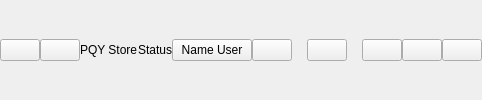
     <widget class="QWidget" name="title_bar" native="true">
      <property name="minimumSize">
       <size>
        <width>0</width>
        <height>40</height>
       </size>
      </property>
      <layout class="QHBoxLayout" name="horizontalLayout">
       <property name="spacing">
        <number>0</number>
       </property>
       <property name="leftMargin">
        <number>0</number>
       </property>
       <property name="topMargin">
        <number>0</number>
       </property>
       <property name="rightMargin">
        <number>0</number>
       </property>
       <property name="bottomMargin">
        <number>0</number>
       </property>
       <item alignment="Qt::AlignLeft|Qt::AlignVCenter">
        <widget class="QWidget" name="logo" native="true">
         <property name="toolTip">
          <string>Built &amp; developed by PQY Team</string>
         </property>
         <layout class="QHBoxLayout" name="horizontalLayout_3">
          <property name="spacing">
           <number>0</number>
          </property>
          <property name="leftMargin">
           <number>0</number>
          </property>
          <property name="topMargin">
           <number>0</number>
          </property>
          <property name="rightMargin">
           <number>0</number>
          </property>
          <property name="bottomMargin">
           <number>0</number>
          </property>
          <item>
           <widget class="QPushButton" name="left_menu_btn">
            <property name="minimumSize">
             <size>
              <width>40</width>
              <height>0</height>
             </size>
            </property>
            <property name="toolTip">
             <string>Menu</string>
            </property>
            <property name="text">
             <string/>
            </property>
            <property name="icon">
             <iconset>
              <normaloff>../icons/menu-white.svg</normaloff>../icons/menu-white.svg</iconset>
            </property>
            <property name="iconSize">
             <size>
              <width>30</width>
              <height>30</height>
             </size>
            </property>
            <property name="shortcut">
             <string>Ctrl+Tab</string>
            </property>
           </widget>
          </item>
          <item alignment="Qt::AlignLeft|Qt::AlignVCenter">
           <widget class="QPushButton" name="logo_app">
            <property name="text">
             <string/>
            </property>
            <property name="icon">
             <iconset>
              <normaloff>../Image/OLD/0a890a8477d7b889e1c6.jpg</normaloff>../Image/OLD/0a890a8477d7b889e1c6.jpg</iconset>
            </property>
            <property name="iconSize">
             <size>
              <width>32</width>
              <height>32</height>
             </size>
            </property>
           </widget>
          </item>
          <item alignment="Qt::AlignLeft|Qt::AlignVCenter">
           <widget class="QLabel" name="name_app">
            <property name="text">
             <string>PQY Store</string>
            </property>
           </widget>
          </item>
         </layout>
         <zorder>logo_app</zorder>
         <zorder>name_app</zorder>
         <zorder>left_menu_btn</zorder>
        </widget>
       </item>
       <item alignment="Qt::AlignVCenter">
        <widget class="QWidget" name="widget_status" native="true">
         <property name="sizePolicy">
          <sizepolicy hsizetype="Expanding" vsizetype="Preferred">
           <horstretch>0</horstretch>
           <verstretch>0</verstretch>
          </sizepolicy>
         </property>
         <layout class="QVBoxLayout" name="verticalLayout_2">
          <property name="spacing">
           <number>0</number>
          </property>
          <property name="leftMargin">
           <number>0</number>
          </property>
          <property name="topMargin">
           <number>0</number>
          </property>
          <property name="rightMargin">
           <number>0</number>
          </property>
          <property name="bottomMargin">
           <number>0</number>
          </property>
          <item>
           <widget class="QLabel" name="status_title">
            <property name="sizePolicy">
             <sizepolicy hsizetype="Preferred" vsizetype="Preferred">
              <horstretch>0</horstretch>
              <verstretch>0</verstretch>
             </sizepolicy>
            </property>
            <property name="text">
             <string>Status</string>
            </property>
            <property name="alignment">
             <set>Qt::AlignCenter</set>
            </property>
           </widget>
          </item>
         </layout>
        </widget>
       </item>
       <item alignment="Qt::AlignRight|Qt::AlignVCenter">
        <widget class="QWidget" name="widget_profile" native="true">
         <layout class="QHBoxLayout" name="horizontalLayout_2">
          <property name="spacing">
           <number>0</number>
          </property>
          <property name="leftMargin">
           <number>0</number>
          </property>
          <property name="topMargin">
           <number>0</number>
          </property>
          <property name="rightMargin">
           <number>0</number>
          </property>
          <property name="bottomMargin">
           <number>0</number>
          </property>
          <item>
           <widget class="QPushButton" name="name_user">
            <property name="toolTip">
             <string>Profile</string>
            </property>
            <property name="layoutDirection">
             <enum>Qt::RightToLeft</enum>
            </property>
            <property name="text">
             <string>Name User</string>
            </property>
            <property name="icon">
             <iconset>
              <normaloff>../icons/user-white.svg</normaloff>../icons/user-white.svg</iconset>
            </property>
            <property name="iconSize">
             <size>
              <width>30</width>
              <height>30</height>
             </size>
            </property>
           </widget>
          </item>
          <item>
           <widget class="QPushButton" name="log_out">
            <property name="toolTip">
             <string>Log out</string>
            </property>
            <property name="text">
             <string/>
            </property>
            <property name="icon">
             <iconset>
              <normaloff>../icons/log-out-white.svg</normaloff>../icons/log-out-white.svg</iconset>
            </property>
            <property name="iconSize">
             <size>
              <width>30</width>
              <height>26</height>
             </size>
            </property>
           </widget>
          </item>
          <item>
           <widget class="QLabel" name="label">
            <property name="minimumSize">
             <size>
              <width>15</width>
              <height>0</height>
             </size>
            </property>
            <property name="text">
             <string/>
            </property>
           </widget>
          </item>
          <item>
           <widget class="QPushButton" name="return_home">
            <property name="toolTip">
             <string>Home</string>
            </property>
            <property name="text">
             <string/>
            </property>
            <property name="icon">
             <iconset>
              <normaloff>../icons/home-white.svg</normaloff>../icons/home-white.svg</iconset>
            </property>
            <property name="iconSize">
             <size>
              <width>40</width>
              <height>26</height>
             </size>
            </property>
           </widget>
          </item>
          <item>
           <widget class="QLabel" name="label_2">
            <property name="minimumSize">
             <size>
              <width>15</width>
              <height>0</height>
             </size>
            </property>
            <property name="text">
             <string/>
            </property>
           </widget>
          </item>
          <item>
           <widget class="QPushButton" name="minimize_btn">
            <property name="toolTip">
             <string>Minimize</string>
            </property>
            <property name="statusTip">
             <string extracomment="Minimize"/>
            </property>
            <property name="accessibleDescription">
             <string/>
            </property>
            <property name="text">
             <string/>
            </property>
            <property name="icon">
             <iconset>
              <normaloff>../icons/minus-white.svg</normaloff>../icons/minus-white.svg</iconset>
            </property>
            <property name="iconSize">
             <size>
              <width>30</width>
              <height>25</height>
             </size>
            </property>
           </widget>
          </item>
          <item>
           <widget class="QPushButton" name="maximize_btn">
            <property name="toolTip">
             <string>Maximize</string>
            </property>
            <property name="text">
             <string/>
            </property>
            <property name="icon">
             <iconset>
              <normaloff>../icons/square-white.svg</normaloff>../icons/square-white.svg</iconset>
            </property>
            <property name="iconSize">
             <size>
              <width>30</width>
              <height>22</height>
             </size>
            </property>
           </widget>
          </item>
          <item>
           <widget class="QPushButton" name="close_btn">
            <property name="toolTip">
             <string>Close</string>
            </property>
            <property name="text">
             <string/>
            </property>
            <property name="icon">
             <iconset>
              <normaloff>../icons/x-white.svg</normaloff>../icons/x-white.svg</iconset>
            </property>
            <property name="iconSize">
             <size>
              <width>30</width>
              <height>25</height>
             </size>
            </property>
           </widget>
          </item>
         </layout>
        </widget>
       </item>
      </layout>
     </widget>
